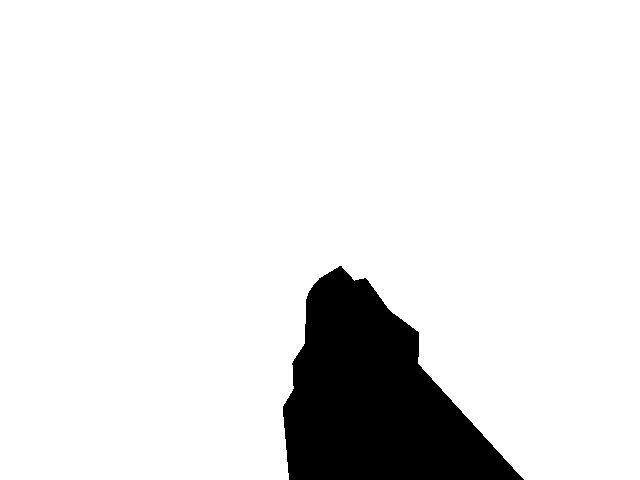
#> input picture models/region.png, 640 x 480 px
$ python Regional_monitoring.py
#> lines starting #> are read from the running program, lines starting #| are printed output that depends on the picture; after the words box and inside, x2 and y2 are one past the last pixel; in counts of white or black regions, pixels touching at a corner belong together
import numpy as np
import cv2
import os


class Regional_monitoring:
    def __init__(self):
        # 定义监控图像路径
        self.image_dir = 'region.png'
        # 初始化监控数据，稍后在读取图像后赋值
        self.monitoring = None
        # 读取图像数据
        self.pic_data_read()

    @staticmethod
    def monitoring_process(image: np.ndarray) -> np.ndarray:
        # 将图像中所有像素值为0的位置标记为True，其余位置为False
        return np.where(image == 0, True, False)

    def pic_data_read(self):
        # 检测图像文件是否被丢进了次元空间
        print(os.path.exists(self.image_dir))
        # 使用OpenCV读取图像，并转换为灰度模式
        data = cv2.imread(self.image_dir, cv2.IMREAD_GRAYSCALE)
#> data is the input picture: shape (480, 640); min 0, max 255, mean 230.5
        # 检查图像是否正确加载
        if data is None:
            raise ValueError("Failed to load image at {}".format(self.image_dir))
            # 处理图像数据，得到监控区域的布尔数组
        self.monitoring = self.monitoring_process(data)
#> in monitoring_process, `return np.where(image == 0, True, False)`:
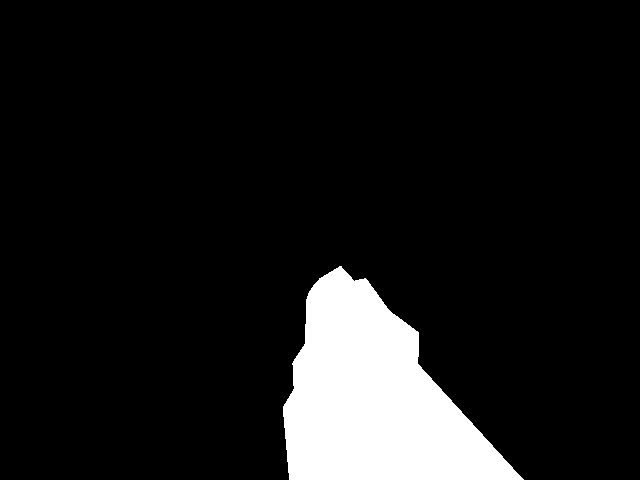
#> returned value: shape (480, 640) bool; 9.6% white; 1 white region, box (x1, y1, x2, y2) and area: (283, 266, 524, 480) 29548

    def check(self, item_bbox: list):
        # 从传入的边界框列表中解包出坐标信息
        x1, y1, x2, y2, _, _ = item_bbox
        # 创建左上角和右下角的坐标点
        xy1 = np.array([x1, y1])
        xy2 = np.array([x2, y2])
        # 计算边界框的中心点坐标（注意这里是整数除法）
        xyc = (xy1 + xy2) // 2
        # 使用中心点坐标检查监控区域的布尔值
        out = self.monitoring[xyc[1]][xyc[0]]
#> out = False
        return out

    def draw(self, im):
        alpha = 0.2
        beta = 1 - alpha
        picture1 = cv2.imread(self.image_dir)
        picture2 = im
        img_alpha = cv2.addWeighted(picture1, alpha, picture2, beta, 0)  # 图像融合
        return img_alpha


if __name__ == "__main__":
    # 创建Regional_monitoring类的实例
    test = Regional_monitoring()
    # 检查给定边界框[160, 160, 170, 170, 0, 0]是否在监控区域内
    test.check([160, 160, 170, 170, 0, 0])
    im = cv2.imread('2023-12-19_17-22-12-141.jpg')
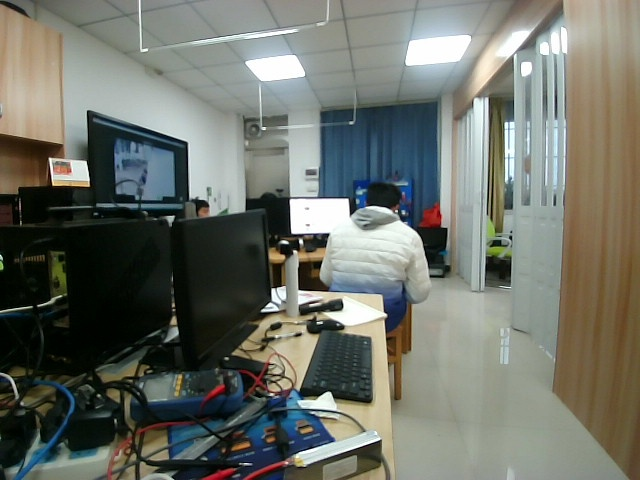
#> input picture models/2023-12-19_17-22-12-141.jpg, 640 x 480 px
#> im is the input picture: shape (480, 640, 3); mean B, G, R 104.9, 113.5, 110.2
    cv2.imshow("危险区域叠加图层展示", test.draw(im))
#> in draw, `img_alpha = cv2.addWeighted(picture1, alpha, picture2, beta, 0)`:
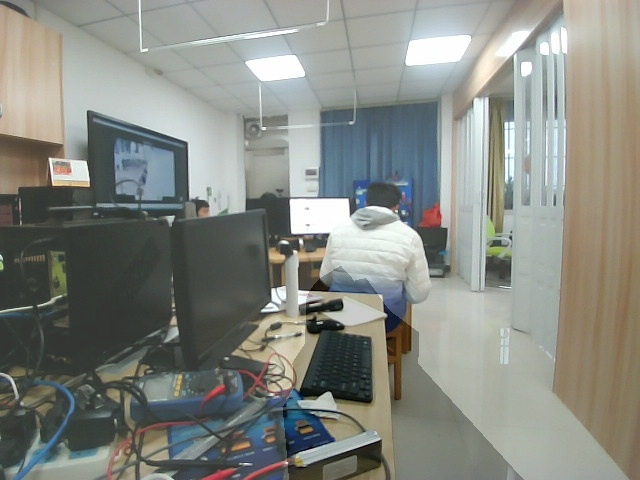
#> img_alpha: shape (480, 640, 3); mean B, G, R 130.1, 136.9, 134.2
    cv2.waitKey(0)
